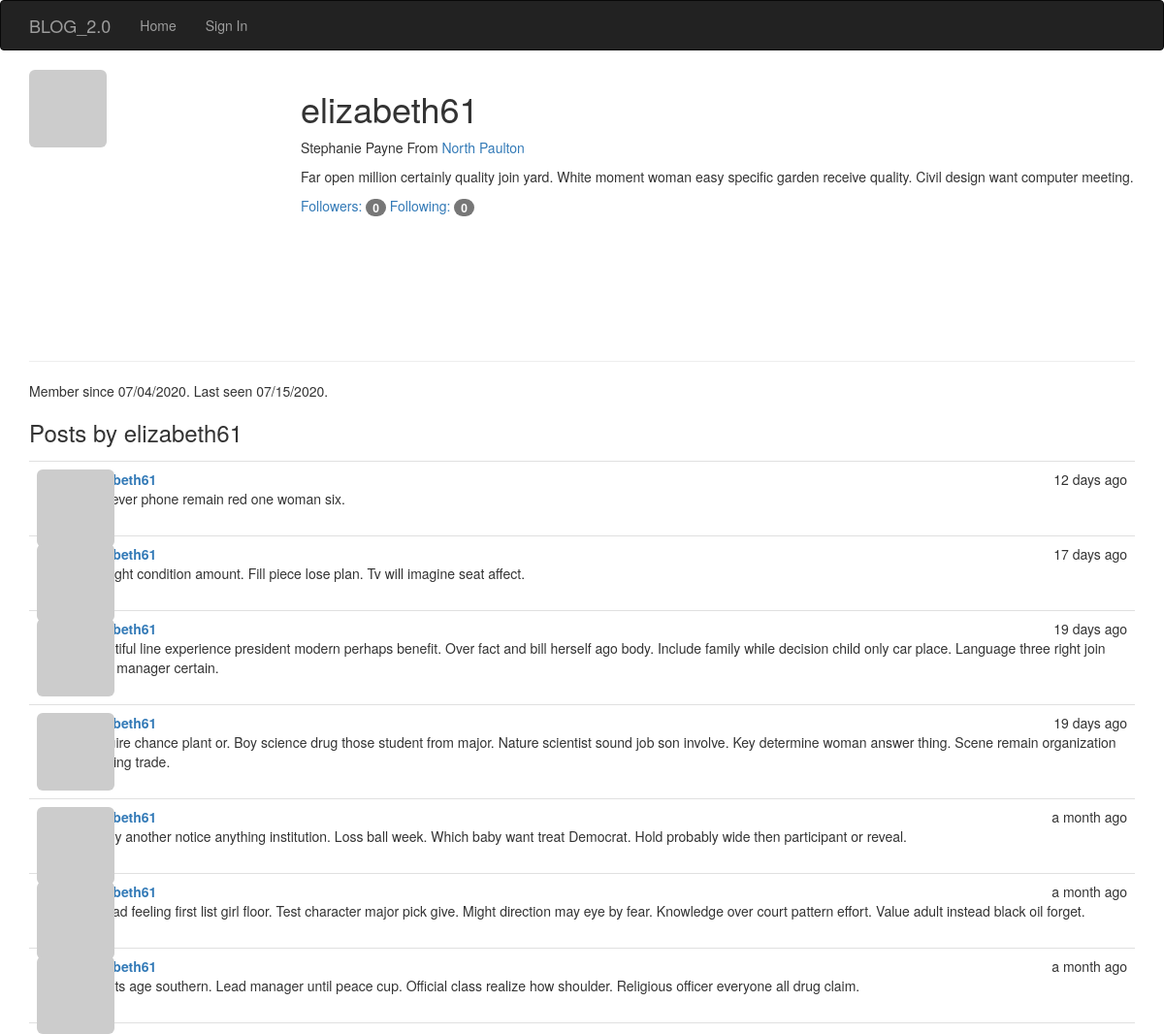
Page /user/elizabeth61 on the committed database.
### app/models.py (models this page shows, shortened)
class User(UserMixin, db.Model):
    __tablename__ = 'users'
    id = db.Column(db.Integer, primary_key=True)
    email = db.Column(db.String(64), unique=True, index=True)
    username = db.Column(db.String(64), unique=True, index=True)
    name = db.Column(db.String(64))
    location = db.Column(db.String(64))
    about_me = db.Column(db.Text())
    member_since = db.Column(db.DateTime(), default=datetime.utcnow)
    last_seen = db.Column(db.DateTime(), default=datetime.utcnow)
    password_hash = db.Column(db.String(128))
    avatar_hash = db.Column(db.String(32))
    role_id = db.Column(db.Integer, db.ForeignKey('roles.id'))
    confirmed = db.Column(db.Boolean, default=False)
    posts = db.relationship('Post', backref='author', lazy='dynamic')
    followed = db.relationship('Follow', foreign_keys=[Follow.follower_id], backref=db.backref('follower', lazy='joined'), lazy='dynamic', cascade='all, delete-orphan')
    followers = db.relationship('Follow', foreign_keys=[Follow.followed_id], backref=db.backref('followed', lazy='joined'), lazy='dynamic', cascade='all, delete-orphan')
    @property
    def password(self):
        '''
        Password property to prevent reading passwords directly
        '''
        raise AttributeError('Password is not a readable attribute')
    def gravatar(self, size=100, default='identicon', rating='g'):
        if request.is_secure:
            url = 'https://secure.gravatar.com/avatar'
        else:
            url = 'http://www.gravatar.com/avatar'
            hash = self.avatar_hash or self.gravatar_hash()
        return '{url}/{hash}?s={size}&d={default}&r={rating}'.format(
            url=url, hash=hash, size=size, default=default, rating=rating)

class Post(db.Model):
    __tablename__='posts'
    id = db.Column(db.Integer, primary_key=True)
    body = db.Column(db.Text)
    timestamp = db.Column(db.DateTime, index=True, default=datetime.utcnow)
    author_id = db.Column(db.Integer, db.ForeignKey('users.id'))
    body_html = db.Column(db.Text)

### app/main/views.py (the view)
@main.route('/user/<username>')
def user(username):
    user = User.query.filter_by(username=username).first_or_404()
    posts = user.posts.order_by(Post.timestamp.desc()).all()
    return render_template('user.html', user=user, posts=posts)

### app/auth/views.py (called while the page is built)
@auth.before_app_request
def before_request():
    if current_user.is_authenticated:
        current_user.ping()
        if not current_user.confirmed \
                and request.endpoint \
                and request.blueprint != 'auth' \
                and request.endpoint != 'static':
            return redirect(url_for('auth.unconfirmed'))

### app/main/__init__.py (called while the page is built)
@main.app_context_processor
def inject_permission():
    return dict(Permission=Permission)

### app/models.py (called while the page is built)
    def can(self, permissions):
        return False

    def is_administrator(self):
        return False

### app/templates/user.html (shortened to what this page needs)
{% extends 'base.html' %}
{% import "bootstrap/wtf.html" as wtf %}
{% import "_macros.html" as macros %}
{% block head %}
  {{ super() }}
{% endblock %}
{% block page_content %}
<img class="img-rounded profile-thumbnail" src="{{ user.gravatar(size=256) }}">
<div class='page_header'>
  <div class="profile-header">
    <h1>{{ user.username }} </h1>
    {% if user.name or user.location %}
    <p>
      {% if user.name %}{{ user.name }}{% endif %}
      {% if user.location %}
        From <a href="http://maps.google.com/?q={{ user.location }}">
          {{ user.location }}
          </a>
        {% endif %}
    </p>
    {% endif %}
    {% if user.about_me %}<p>{{ user.about_me }}</p> {% endif %}
    <p>
      <a href="{{ url_for('.followers', username=user.username) }}"> Followers: <span class="badge">{{ user.followers.count() - 1 }}</span></a>
      <a href="{{ url_for('.followed_by', username=user.username) }}">Following: <span class="badge">{{ user.followed.count() - 1 }}</span></a>
    </p>
  </div>
  <hr>
  <p>
    Member since {{ moment(user.member_since).format('L') }}.
    Last seen {{ moment(user.last_seen).format('L') }}.
  </p>
</div>
<h3>Posts by {{ user.username }}</h3>
{% include '_posts.html' %}
{% endblock %}

### app/templates/_posts.html (shortened to what this page needs)
<ul class="posts">
  {% for post in posts %}
  <li class="post">
    <div class="profile-thumbnail">
      <a href="{{ url_for('.user', username=post.author.username) }}">
        <img class="img-rounded profile-thumbnail" src="{{ post.author.gravatar(size=40) }}">
      </a>
    </div>
    <div class="post-content">
      <div class="post-date">{{ moment(post.timestamp).fromNow() }}</div>
      <div class="post-author">
        <a href="{{ url_for('.user', username=post.author.username) }}">{{ post.author.username }}</a>
      </div>
      <div class="post-body">
        {% if post.body_html %}
          {{ post.body_html | safe }}
        {% else %}
          {{ post.body }}
        {% endif %}
      </div>
      <div class="post-footer">
        <a href="{{ url_for('.post', id=post.id) }}">
          <span class="label label default">Permalink</span>
        </a>
      </div>
    </div>
  </li>
  {% endfor %}
</ul>

### app/static/styles.css (style rules this page uses)
.profile-thumbnail { position: absolute; }
.profile-header { min-height: 260px; margin-left: 280px; }
ul.posts { list-style-type: none; padding: 0px; margin: 16px 0px 0px 0px; border-top: 1px solid #e0e0e0; }
ul.posts li.post { padding: 8px; border-bottom: 1px solid #e0e0e0; }
div.post-date { float: right; }
div.post-author { font-weight: bold; }
div.post-content { margin-left: 48px; min-height: 48px; }
div.post-footer { text-align: right; }

### rows in the picture
User: username "elizabeth61", name "Stephanie Payne", location "North Paulton", about_me "Far open million certainly quality join yard. White moment woman easy specific garden receive quality. Civil design want computer meeting.", member_since "07/04/2020", last_seen "07/15/2020"
Post: timestamp "12 days ago", author.username "elizabeth61", body "See ever phone remain red one woman six."
Post: timestamp "17 days ago", author.username "elizabeth61", body "Thought condition amount. Fill piece lose plan. Tv will imagine seat affect."
Post: timestamp "19 days ago", author.username "elizabeth61", body "Beautiful line experience president modern perhaps benefit. Over fact and bill herself ago body. Include family while decision child only car place. Language three right join soon manager certain."
Post: timestamp "19 days ago", author.username "elizabeth61", body "Require chance plant or. Boy science drug those student from major. Nature scientist sound job son involve. Key determine woman answer thing. Scene remain organization meeting trade."
Post: timestamp "a month ago", author.username "elizabeth61", body "Heavy another notice anything institution. Loss ball week. Which baby want treat Democrat. Hold probably wide then participant or reveal."
Post: timestamp "a month ago", author.username "elizabeth61", body "Instead feeling first list girl floor. Test character major pick give. Might direction may eye by fear. Knowledge over court pattern effort. Value adult instead black oil forget."
Post: timestamp "a month ago", author.username "elizabeth61", body "Like its age southern. Lead manager until peace cup. Official class realize how shoulder. Religious officer everyone all drug claim."

### other values in the picture
{{ user.followers.count() - 1 }} "0"
{{ user.followed.count() - 1 }} "0"
